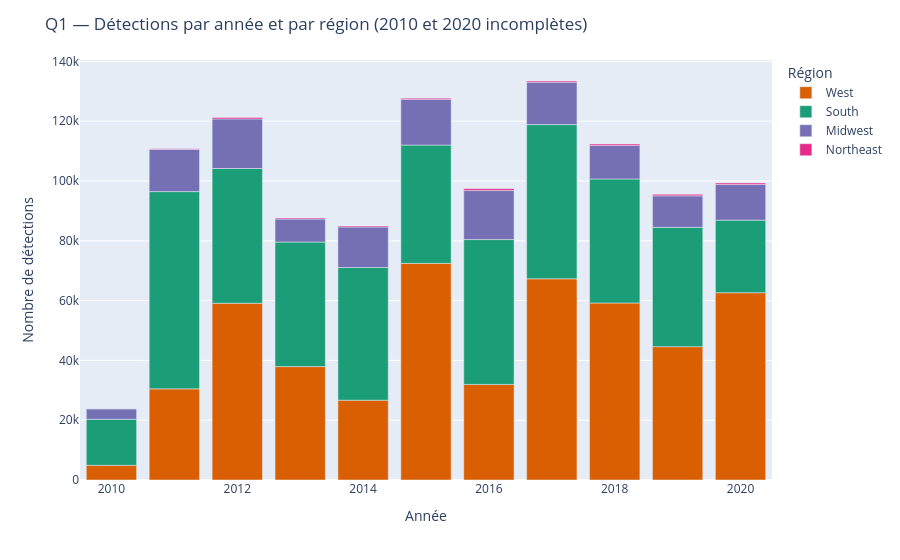

Notebook code cell kept with this figure:
### Markdown cell above
**Complément : évolution par année et par région.** Nombre de détections par année, découpé selon les 4 grandes régions du Census (voir §2.3).

### Code cell
by_year_region = aggregate_by_year_region(fires_clean)
plot_year_region(by_year_region).show()

### Figure 1 — Plotly figure (JSON) as saved in the notebook; plotly's stock layout.template omitted (floating-point values rounded to 4 significant figures)
{"data": [{"hovertemplate": "Région=West<br>Année=%{x}<br>Nombre de détections=%{y}<extra></extra>", "legendgroup": "West", "marker": {"color": "#d95f02", "pattern": {"shape": ""}}, "name": "West", "orientation": "v", "showlegend": true, "textposition": "auto", "type": "bar", "x": [2010, 2011, 2012, 2013, 2014, 2015, 2016, 2017, 2018, 2019, 2020], "xaxis": "x", "y": [4918, 30483, 59122, 37925, 26683, 72449, 31956, 67286, 59199, 44591, 62629], "yaxis": "y"}, {"hovertemplate": "Région=South<br>Année=%{x}<br>Nombre de détections=%{y}<extra></extra>", "legendgroup": "South", "marker": {"color": "#1b9e77", "pattern": {"shape": ""}}, "name": "South", "orientation": "v", "showlegend": true, "textposition": "auto", "type": "bar", "x": [2010, 2011, 2012, 2013, 2014, 2015, 2016, 2017, 2018, 2019, 2020], "xaxis": "x", "y": [15393, 65966, 45053, 41662, 44362, 39557, 48452, 51565, 41472, 39900, 24276], "yaxis": "y"}, {"hovertemplate": "Région=Midwest<br>Année=%{x}<br>Nombre de détections=%{y}<extra></extra>", "legendgroup": "Midwest", "marker": {"color": "#7570b3", "pattern": {"shape": ""}}, "name": "Midwest", "orientation": "v", "showlegend": true, "textposition": "auto", "type": "bar", "x": [2010, 2011, 2012, 2013, 2014, 2015, 2016, 2017, 2018, 2019, 2020], "xaxis": "x", "y": [3520, 14130, 16582, 7691, 13585, 15269, 16397, 14172, 11222, 10554, 11908], "yaxis": "y"}, {"hovertemplate": "Région=Northeast<br>Année=%{x}<br>Nombre de détections=%{y}<extra></extra>", "legendgroup": "Northeast", "marker": {"color": "#e7298a", "pattern": {"shape": ""}}, "name": "Northeast", "orientation": "v", "showlegend": true, "textposition": "auto", "type": "bar", "x": [2010, 2011, 2012, 2013, 2014, 2015, 2016, 2017, 2018, 2019, 2020], "xaxis": "x", "y": [12, 224, 481, 358, 347, 388, 616, 415, 473, 485, 496], "yaxis": "y"}], "layout": {"barmode": "relative", "legend": {"title": {"text": "Région"}, "tracegroupgap": 0}, "margin": {"t": 60}, "title": {"text": "Q1 — Détections par année et par région (2010 et 2020 incomplètes)"}, "xaxis": {"anchor": "y", "domain": [0, 1], "title": {"text": "Année"}}, "yaxis": {"anchor": "x", "domain": [0, 1], "title": {"text": "Nombre de détections"}}}}
